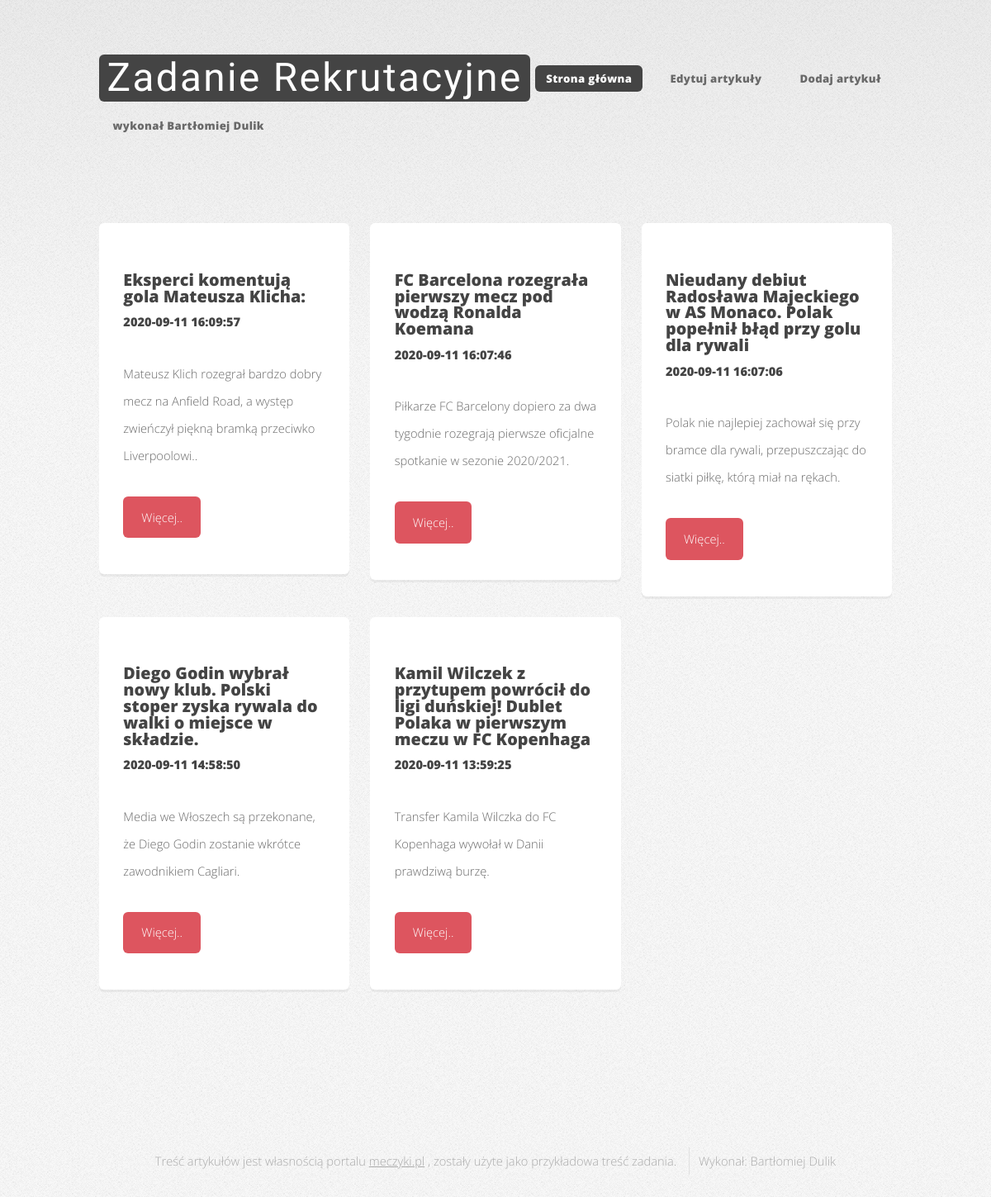
The page / on the database its author committed.
### tables this page shows
CREATE TABLE `articles` (
  `id` int(11) NOT NULL,
  `title` varchar(256) NOT NULL,
  `header` varchar(130) NOT NULL,
  `text` text NOT NULL,
  `date_created` datetime NOT NULL,
  `date_modified` timestamp NULL DEFAULT current_timestamp()
);

### api/config/database.php (called while the page is built, shortened)
<?php
class Database{
    public function getConnection(){
        $config = parse_ini_file('db.ini');
        $this->conn = null;
        try{
            $this->conn = new PDO("mysql:host=" . $config['host'] . ";dbname=" . $config['db_name'], $config['username'], $config['password']);
            $this->conn->exec("set names utf8");
        }catch(PDOException $exception){
            echo "Connection error: " . $exception->getMessage();
        }
        return $this->conn;
    }
}
?>

### index.php (the view, shortened to what this page needs)
<?php
include_once 'api/config/database.php';
$database = new Database();
?>
<!DOCTYPE HTML>
<html>
	<head>
        <link rel="stylesheet" type="text/css" href="assets/css/main.css?ts=<?=time()?>" />
    </head>
	<body class="is-preload homepage">
		<div id="page-wrapper">
				<div id="header-wrapper">
					<header id="header" class="container">
							<div id="logo">
								<h1><a href="index.php">Zadanie Rekrutacyjne</a></h1><BR>
								<span>wykonał Bartłomiej Dulik</span>
							</div>
							<nav id="nav">
								<ul>
									<li class="current"><a href="index.php">Strona główna</a></li>
									<li><a href="edit_panel.php">Edytuj artykuły</a></li>
                                    <li><a  href="edit_panel.php">Dodaj artykuł</a></li>
								</ul>
							</nav>
					</header>
				</div>
				<div id="features-wrapper">
					<div class="container">
						<div class="row">
                            <?php
                            $query = "SELECT * FROM articles ORDER BY date_created DESC ;";
                            $stmt = $database->conn->prepare($query);
                            $stmt->execute();
                            $num = $stmt->rowCount();
                            if ($num > 0) {
                                while($row = $stmt->fetch(PDO::FETCH_ASSOC)) {
                                    echo <<<EOT
                                    <div class="col-4 col-12-medium">
                                            <section class="box feature">
                                                <div class="inner">
                                                    <header>
                                                        <h2>{$row['title']}</h2>
                                                        <h5>{$row['date_created']}</h5>
                                                    </header>
                                                    <p style="">{$row['header']}</p>   <br>
                                                    <a href="show/id={$row['id']}" class="button   " bis_skin_checked="1">Więcej..</a>
                                                </div>
                                            </section>
                                    </div>
EOT;
            }
        }
?>
						</div>
					</div>
				</div>
				<div id="footer-wrapper">
					<footer id="footer" class="container">
							<div class="col-12">
								<div id="copyright">
									<ul class="menu">
                                        <li>Treść artykułów jest własnością portalu <a href="https://www.meczyki.pl/">meczyki.pl</a> , zostały użyte jako przykładowa treść zadania.</li>
                                        <li>Wykonał: Bartłomiej Dulik</li>
                                    </ul>
								</div>
							</div>
						</div>
				</div>
	</body>
</html>

### rows shown on the page
articles: title "Eksperci komentują gola Mateusza Klicha:", date_created "2020-09-11 16:09:57", header "Mateusz Klich rozegrał bardzo dobry mecz na Anfield Road, a występ zwieńczył piękną bramką przeciwko Liverpoolowi.."
articles: title "FC Barcelona rozegrała pierwszy mecz pod wodzą Ronalda Koemana", date_created "2020-09-11 16:07:46", header "Piłkarze FC Barcelony dopiero za dwa tygodnie rozegrają pierwsze oficjalne spotkanie w sezonie 2020/2021."
articles: title "Nieudany debiut Radosława Majeckiego w AS Monaco. Polak popełnił błąd przy golu dla rywali", date_created "2020-09-11 16:07:06", header "Polak nie najlepiej zachował się przy bramce dla rywali, przepuszczając do siatki piłkę, którą miał na rękach."
articles: title "Diego Godin wybrał nowy klub. Polski stoper zyska rywala do walki o miejsce w składzie.", date_created "2020-09-11 14:58:50", header "Media we Włoszech są przekonane, że Diego Godin zostanie wkrótce zawodnikiem Cagliari."
articles: title "Kamil Wilczek z przytupem powrócił do ligi duńskiej! Dublet Polaka w pierwszym meczu w FC Kopenhaga", date_created "2020-09-11 13:59:25", header "Transfer Kamila Wilczka do FC Kopenhaga wywołał w Danii prawdziwą burzę."
